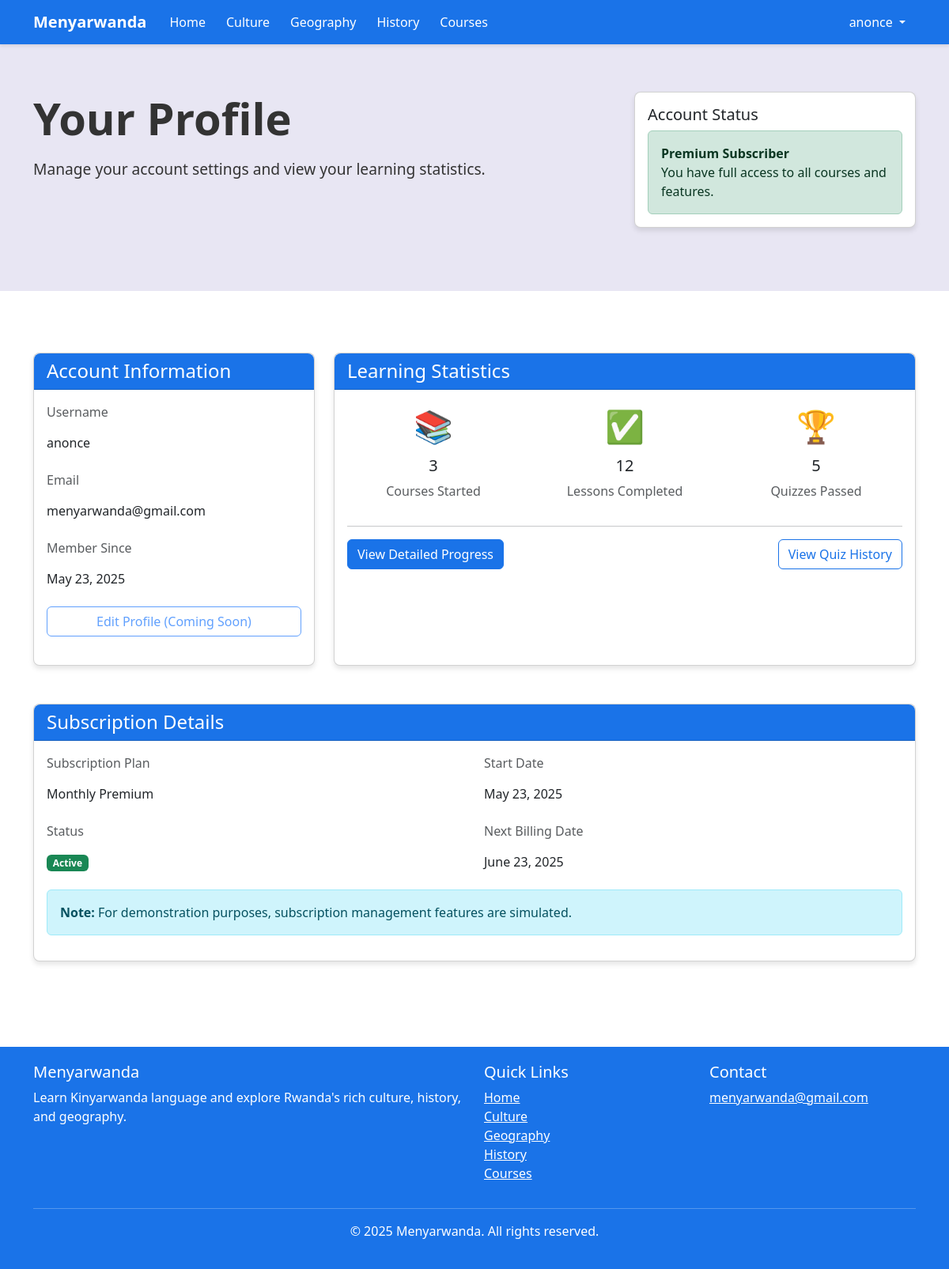
Screenshot of /profile/ (signed in) with the database file from the repository.
### users/models.py (models this page shows, shortened)
class CustomUser(AbstractUser):
    is_subscriber = models.BooleanField(default=False)

### users/views.py (the view)
# urls.py: path('profile/', views.profile_view, name='profile'),
def profile_view(request):
    return render(request, 'users/profile.html')

### templates/users/profile.html (shortened to what this page needs)
{% extends 'base.html' %}
{% block content %}
<section class="hero-section">
    <div class="container">
        <div class="row">
            <div class="col-lg-8">
                <h1 class="display-4 fw-bold mb-3">Your Profile</h1>
                <div class="hero-text mb-4">
                    <p>Manage your account settings and view your learning statistics.</p>
                </div>
            </div>
            <div class="col-lg-4 mt-4 mt-lg-0">
                <div class="card">
                    <div class="card-body">
                        <h5 class="card-title">Account Status</h5>
                        {% if user.is_subscriber %}
                            <div class="alert alert-success mb-0">
                                <strong>Premium Subscriber</strong>
                                <p class="mb-0">You have full access to all courses and features.</p>
                            </div>
                        {% endif %}
                    </div>
                </div>
            </div>
        </div>
    </div>
</section>
<section class="py-5">
    <div class="container">
        <div class="row">
            <div class="col-lg-4 mb-4">
                <div class="card h-100">
                    <div class="card-header">
                        <h4 class="mb-0">Account Information</h4>
                    </div>
                    <div class="card-body">
                        <div class="mb-3">
                            <label class="form-label text-muted">Username</label>
                            <p class="form-control-plaintext">{{ user.username }}</p>
                        </div>
                        <div class="mb-3">
                            <label class="form-label text-muted">Email</label>
                            <p class="form-control-plaintext">{{ user.email|default:"Not provided" }}</p>
                        </div>
                        <div class="mb-3">
                            <label class="form-label text-muted">Member Since</label>
                            <p class="form-control-plaintext">{{ user.date_joined|date:"F j, Y" }}</p>
                        </div>
                        <div class="d-grid">
                            <button class="btn btn-outline-primary" disabled>Edit Profile (Coming Soon)</button>
                        </div>
                    </div>
                </div>
            </div>
            <div class="col-lg-8 mb-4">
                <div class="card h-100">
                    <div class="card-header">
                        <h4 class="mb-0">Learning Statistics</h4>
                    </div>
                    <div class="card-body">
                        <div class="row">
                            <div class="col-md-4 mb-4 mb-md-0">
                                <div class="text-center">
                                    <div style="font-size: 2.5rem; color: var(--primary-blue);">📚</div>
                                    <h5 class="mt-2">3</h5>
                                    <p class="text-muted">Courses Started</p>
                                </div>
                            </div>
                            <div class="col-md-4 mb-4 mb-md-0">
                                <div class="text-center">
                                    <div style="font-size: 2.5rem; color: var(--primary-blue);">✅</div>
                                    <h5 class="mt-2">12</h5>
                                    <p class="text-muted">Lessons Completed</p>
                                </div>
                            </div>
                            <div class="col-md-4">
                                <div class="text-center">
                                    <div style="font-size: 2.5rem; color: var(--primary-blue);">🏆</div>
                                    <h5 class="mt-2">5</h5>
                                    <p class="text-muted">Quizzes Passed</p>
                                </div>
                            </div>
                        </div>
                        <hr>
                        <div class="d-flex justify-content-between">
                            <a href="{% url 'user_progress' %}" class="btn btn-primary">View Detailed Progress</a>
                            <a href="{% url 'quiz_history' %}" class="btn btn-outline-primary">View Quiz History</a>
                        </div>
                    </div>
                </div>
            </div>
        </div>
        {% if user.is_subscriber %}
            <div class="card mt-4">
                <div class="card-header">
                    <h4 class="mb-0">Subscription Details</h4>
                </div>
                <div class="card-body">
                    <div class="row">
                        <div class="col-md-6">
                            <div class="mb-3">
                                <label class="form-label text-muted">Subscription Plan</label>
                                <p class="form-control-plaintext">Monthly Premium</p>
                            </div>
                            <div class="mb-3">
                                <label class="form-label text-muted">Status</label>
                                <p class="form-control-plaintext"><span class="badge bg-success">Active</span></p>
                            </div>
                        </div>
                        <div class="col-md-6">
                            <div class="mb-3">
                                <label class="form-label text-muted">Start Date</label>
                                <p class="form-control-plaintext">May 23, 2025</p>
                            </div>
                            <div class="mb-3">
                                <label class="form-label text-muted">Next Billing Date</label>
                                <p class="form-control-plaintext">June 23, 2025</p>
                            </div>
                        </div>
                    </div>
                    <div class="alert alert-info">
                        <p class="mb-0"><strong>Note:</strong> For demonstration purposes, subscription management features are simulated.</p>
                    </div>
                </div>
            </div>
        {% endif %}
    </div>
</section>
{% endblock %}

### templates/base.html (shortened to what this page needs)
{% load static %}
<!DOCTYPE html>
<html lang="en">
<head>
    <link href="https://cdn.jsdelivr.net/npm/bootstrap@5.3.0/dist/css/bootstrap.min.css" rel="stylesheet">
</head>
<body>
    <nav class="navbar navbar-expand-lg navbar-dark">
        <div class="container">
            <a class="navbar-brand" href="{% url 'home' %}">Menyarwanda</a>
            <div class="collapse navbar-collapse" id="navbarNav">
                <ul class="navbar-nav me-auto">
                    <li class="nav-item">
                        <a class="nav-link" href="{% url 'home' %}">Home</a>
                    </li>
                    <li class="nav-item">
                        <a class="nav-link" href="{% url 'culture' %}">Culture</a>
                    </li>
                    <li class="nav-item">
                        <a class="nav-link" href="{% url 'geography' %}">Geography</a>
                    </li>
                    <li class="nav-item">
                        <a class="nav-link" href="{% url 'history' %}">History</a>
                    </li>
                    <li class="nav-item">
                        <a class="nav-link" href="{% url 'courses_list' %}">Courses</a>
                    </li>
                </ul>
                <ul class="navbar-nav">
                    {% if user.is_authenticated %}
                        <li class="nav-item dropdown">
                            <a class="nav-link dropdown-toggle" href="#" id="navbarDropdown" role="button" data-bs-toggle="dropdown" aria-expanded="false">
                                {{ user.username }}
                            </a>
                        </li>
                    {% endif %}
                </ul>
            </div>
        </div>
    </nav>
    <main>
        {% block content %}{% endblock %}
    </main>
    <footer class="footer">
        <div class="container">
            <div class="row">
                <div class="col-md-6">
                    <h5>Menyarwanda</h5>
                    <p>Learn Kinyarwanda language and explore Rwanda's rich culture, history, and geography.</p>
                </div>
                <div class="col-md-3">
                    <h5>Quick Links</h5>
                    <ul class="list-unstyled">
                        <li><a href="{% url 'home' %}" class="text-white">Home</a></li>
                        <li><a href="{% url 'culture' %}" class="text-white">Culture</a></li>
                        <li><a href="{% url 'geography' %}" class="text-white">Geography</a></li>
                        <li><a href="{% url 'history' %}" class="text-white">History</a></li>
                        <li><a href="{% url 'courses_list' %}" class="text-white">Courses</a></li>
                    </ul>
                </div>
                <div class="col-md-3">
                    <h5>Contact</h5>
                    <ul class="list-unstyled">
                        <li><a href="mailto:menyarwanda@gmail.com" class="text-white">menyarwanda@gmail.com</a></li>
                    </ul>
                </div>
            </div>
            <hr class="bg-light">
            <div class="text-center">
                <p>&copy; {% now "Y" %} Menyarwanda. All rights reserved.</p>
            </div>
        </div>
    </footer>
</body>
</html>

### templates/base.html (style rules this page uses)
:root { --primary-blue: #1a73e8; --light-blue: #4285f4; --white: #ffffff; --whitish-violet: #e8e6f3; --dark-text: #333333; --light-text: #666666; }
body { font-family: 'Segoe UI', Tahoma, Geneva, Verdana, sans-serif; color: var(--dark-text); background-color: var(--white); }
.navbar { background-color: var(--primary-blue); box-shadow: 0 2px 4px rgba(0, 0, 0, 0.1); }
.navbar-brand { font-weight: bold; color: var(--white) !important; }
.nav-link { color: var(--white) !important; margin: 0 5px; transition: all 0.3s ease; }
.btn-primary { background-color: var(--primary-blue); border-color: var(--primary-blue); }
.btn-outline-primary { color: var(--primary-blue); border-color: var(--primary-blue); }
.card { border-radius: 8px; box-shadow: 0 4px 6px rgba(0, 0, 0, 0.1); transition: transform 0.3s ease; margin-bottom: 20px; }
.card-header { background-color: var(--primary-blue); color: var(--white); border-radius: 8px 8px 0 0 !important; }
.footer { background-color: var(--primary-blue); color: var(--white); padding: 20px 0; margin-top: 40px; }
.hero-section { background-color: var(--whitish-violet); padding: 60px 0; margin-bottom: 30px; }
.hero-text { font-size: 1.2rem; line-height: 1.6; }

### rows the page displays
CustomUser: username "anonce", email "menyarwanda@gmail.com", date_joined "May 23, 2025"
